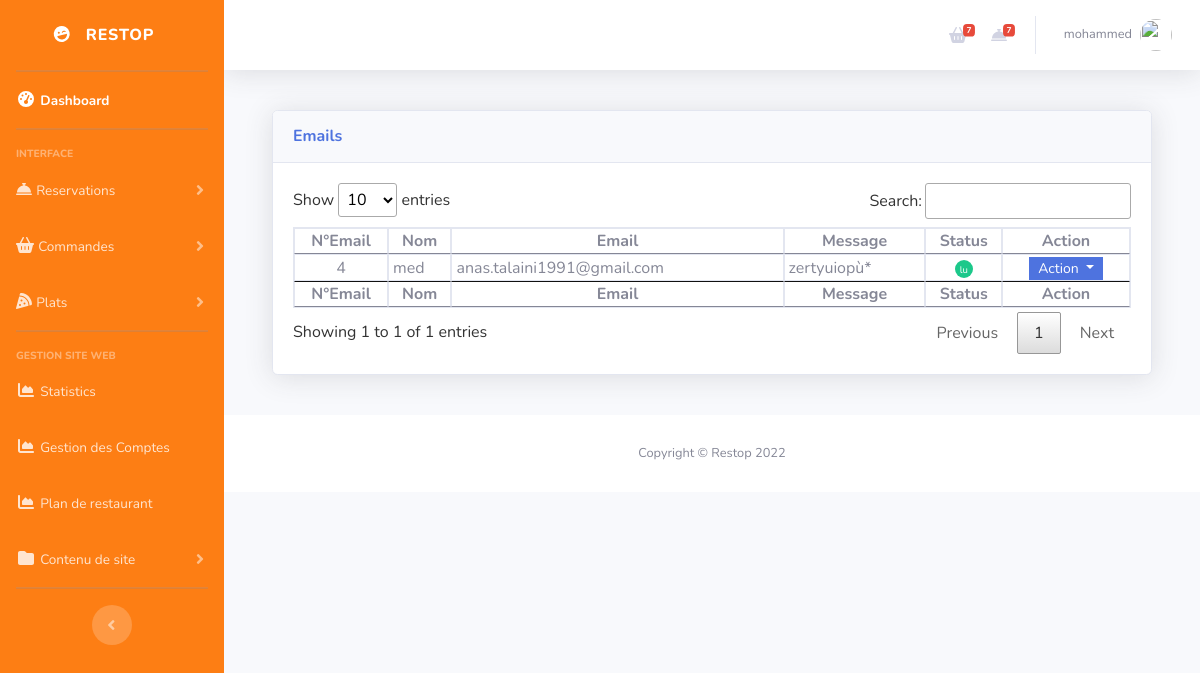
/Restop/admin/?page=emails (signed in), run on the app's committed database.
### tables this page shows
CREATE TABLE `emails` (
  `id_email` int(11) NOT NULL,
  `nom` varchar(30) NOT NULL,
  `email` text NOT NULL,
  `msg` text NOT NULL,
  `statut` int(11) NOT NULL
);

### Restop/admin/inc/emails.php (the view, shortened to what this page needs)
<div class="card shadow mb-4">
    <div class="card-header py-3">
        <h6 class="m-0 font-weight-bold text-primary">Emails</h6>
    </div>
    <div class="card-body">
        <div class="table-responsive">
            <table class="table table-bordered" id="dataTable" width="100%" cellspacing="0">
                <thead>
                    <tr>
                      <th class="text-center p-0">N°Email</th>
                      <th class="text-center p-0">Nom</th>
                      <th class="text-center p-0">Email</th>
                      <th class="text-center p-0">Message</th>
                      <th class="text-center p-0">Status</th>
                      <th class="text-center p-0">Action</th>
                    </tr>
                </thead>
                <tfoot>
                    <tr>
                      <th class="text-center p-0">N°Email</th>
                      <th class="text-center p-0">Nom</th>
                      <th class="text-center p-0">Email</th>
                      <th class="text-center p-0">Message</th>
                      <th class="text-center p-0">Status</th>
                      <th class="text-center p-0">Action</th>
                    </tr>
                </tfoot>
                <tbody>
                  <?php
                  $sql = "SELECT * FROM emails Order by statut";
                  $qry = $conn->query($sql);
                      foreach ($qry as $row) {
                  ?>
                  <tr>
                      <td class="text-center p-0"><?php echo $row['id_email']; ?></td>
                      <td class="py-0 px-1"><?php echo $row['nom']; ?></td>
                      <td class="py-0 px-1 "><?php echo $row['email'];?></td>
                      <td class="py-0 px-1"><?php echo $row['msg']; ?></td>
                      <td class="py-0 px-1 text-center">
                        <?php if($row['statut'] == 0){ ?>
                            <span class="badge bg-warning rounded-pill"><small>Non lu</small></span>
                        <?php }else{ ?>
                            <span class="badge bg-success rounded-pill"><small>lu</small></span>
                          <?php } ?>
                     </td>
                      <th class="text-center py-0 px-1">
                          <div class="btn-group" role="group">
                              <button id="btnGroupDrop1" type="button" class="btn btn-primary dropdown-toggle btn-sm rounded-0 py-0" data-bs-toggle="dropdown" aria-expanded="false">
                              Action
                              </button>
                          </div>
                      </th>
                  </tr>
                <?php }
               ?>
                </tbody>
            </table>
        </div>
    </div>
</div>

### data on the page
emails: id_email "4", nom "med", email "anas.talaini1991@gmail.com", msg "zertyuiopù*", statut "lu"

### other printed values
$check "7"
$_SESSION['fullname'] "mohammed"
